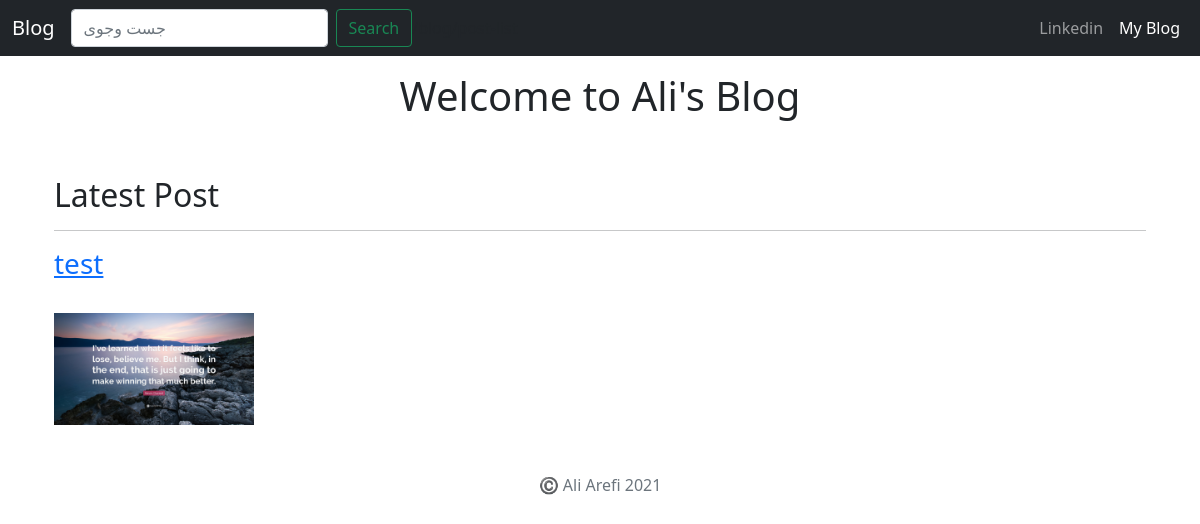
/blog/post-list, run on an earlier commit of the app's database.
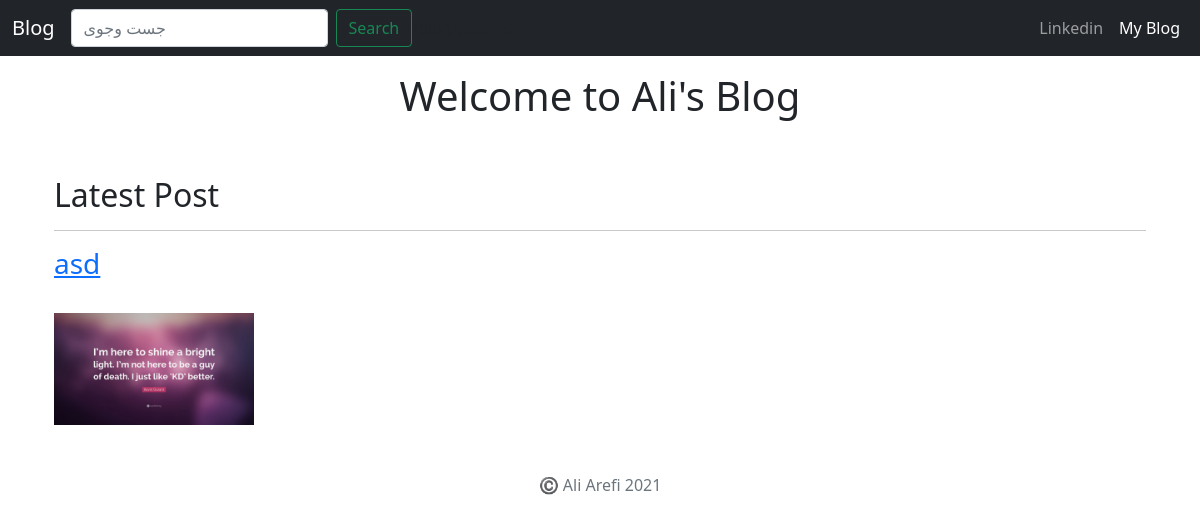
And on a later commit of the database.
### post/models.py (models this page shows, shortened)
class Post(models.Model):
    title = models.CharField('post title', max_length=50)
    description = models.TextField()
    owner = models.ForeignKey(User, on_delete=PROTECT)
    pub_date = models.DateTimeField(auto_now=True)
    slug = models.SlugField(max_length=100, unique=True, null=True, blank=True)
    image = models.ImageField(upload_to='images/')
    tag = models.ManyToManyField(Tag, blank=True, null=True)

### post/views.py (the view)
# urls.py: path('post-list', PostsListView.as_view(), name='post_list'),
class PostsListView(ListView):
    model = Post

### post/templates/post/post_list.html (shortened to what this page needs)
{% extends "post/base.html" %}
{% block content %}
  <div class="container">
  <h1 class = "text-center pt-3">Welcome to Ali's Blog</h1>
  <br/>
  <br/>
  <h2>Latest Post</h2>
  <hr />
  {% for post in object_list %}
  <a href="{% url 'postdetail' post.slug %}"> <h3>{{ post.title }}</h3></a>
  <br />
  <img class="img-fluid" src= {{ post.image.url }} height=200 width=200/>
  <br/>
  {% endfor %}
  </div>
{% endblock content %}

What changed in the data, as far as the page shows it:
removed Post: title "test", image (picture)
added Post: title "asd", image (picture)
